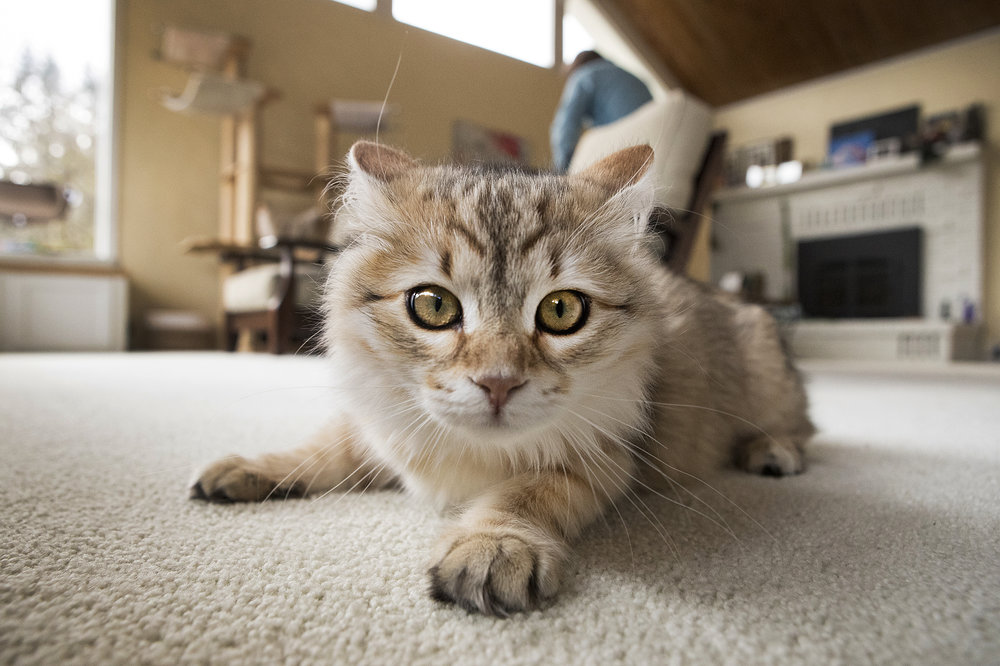
#> input picture 18-OpenCV/Photos/cat.jpg, 1000 x 666 px
$ python 5-transformations.py
#> lines starting #> are read from the running program, lines starting #| are printed output that depends on the picture
from cv2 import cv2 as cv
import numpy as np

img=cv.imread('Photos/cat.jpg')
#> img is the input picture: shape (666, 1000, 3); mean B, G, R 124.8, 139.9, 151.1
cv.imshow('Cat',img)

# Translation
def translate(img,x,y):
#> called with x = 100, y = -100
    transMat=np.float32([[1,0,x],[0,1,y]])
    dimensions=(img.shape[1],img.shape[0])
#> dimensions = (1000, 666)
    return cv.warpAffine(img,transMat,dimensions)
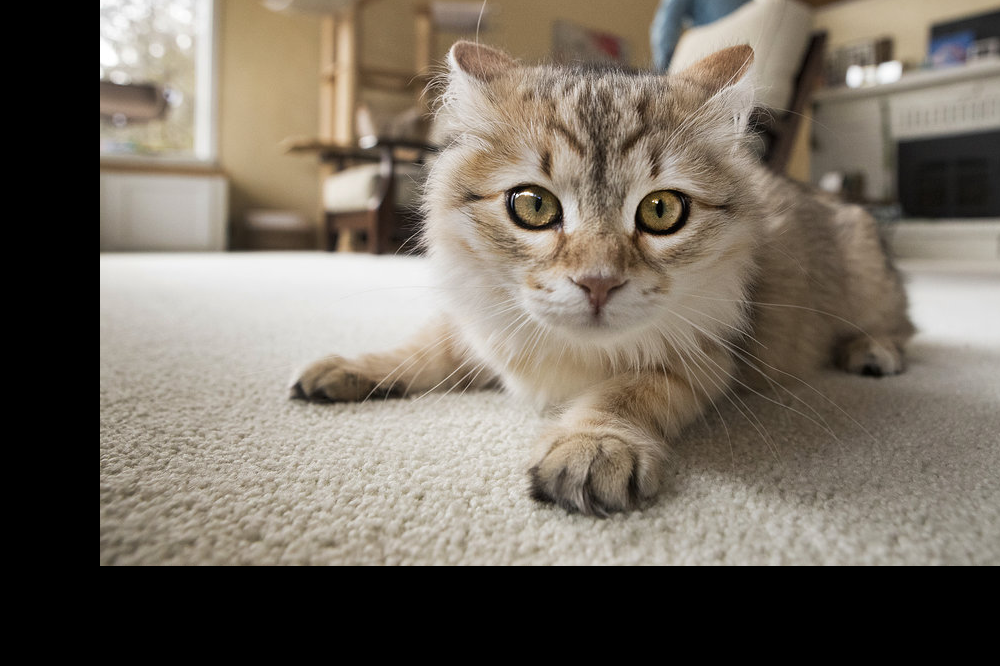
#> returned value: shape (666, 1000, 3); mean of channels 0, 1, 2 97.1, 108.5, 117.1; drawn as B, G, R

# -x --> left
# -y --> Up
# x --> Right
# y --> Down

translated=translate(img,100,-100)
cv.imshow('Translated',translated)

# Rotation
def rotate(img,angle,rotPoint=None):
#> called with angle = 45
    (height,width)=img.shape[:2]
#> height = 666; width = 1000

    if rotPoint is None:
        rotPoint=(width//2,height//2)
#> rotPoint = (500, 333)

    rotMat=cv.getRotationMatrix2D(rotPoint,angle,1.0)
    dimensions=(width,height)
#> dimensions = (1000, 666)

    return cv.warpAffine(img,rotMat,dimensions)
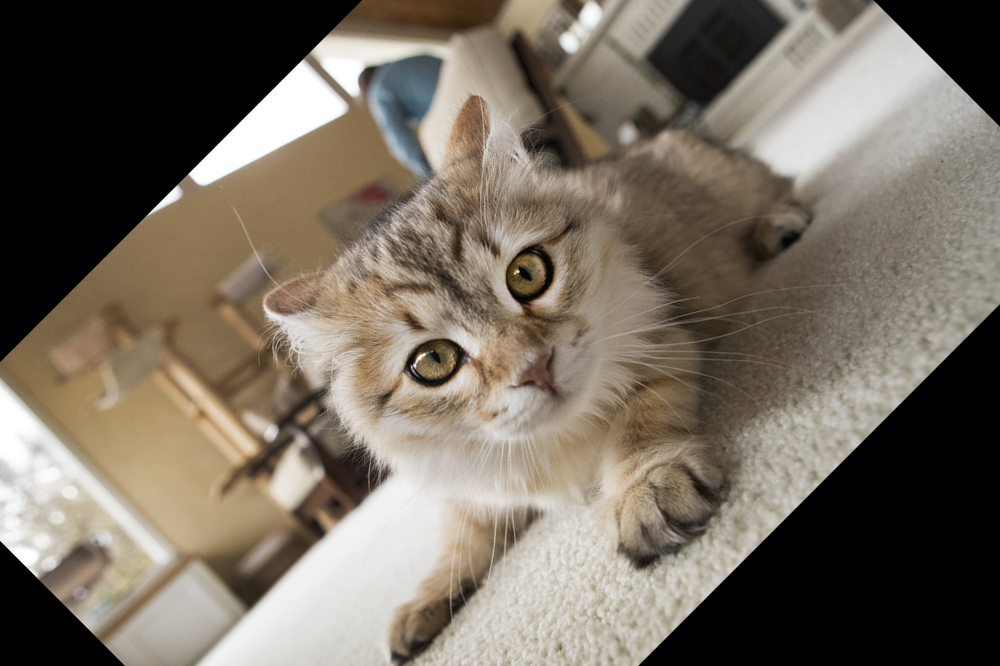
#> returned value: shape (666, 1000, 3); mean of channels 0, 1, 2 96.9, 109, 118.3; drawn as B, G, R

rotated=rotate(img,45)
cv.imshow('Rotated',rotated)

# Flipping
xflip=cv.flip(img,1)
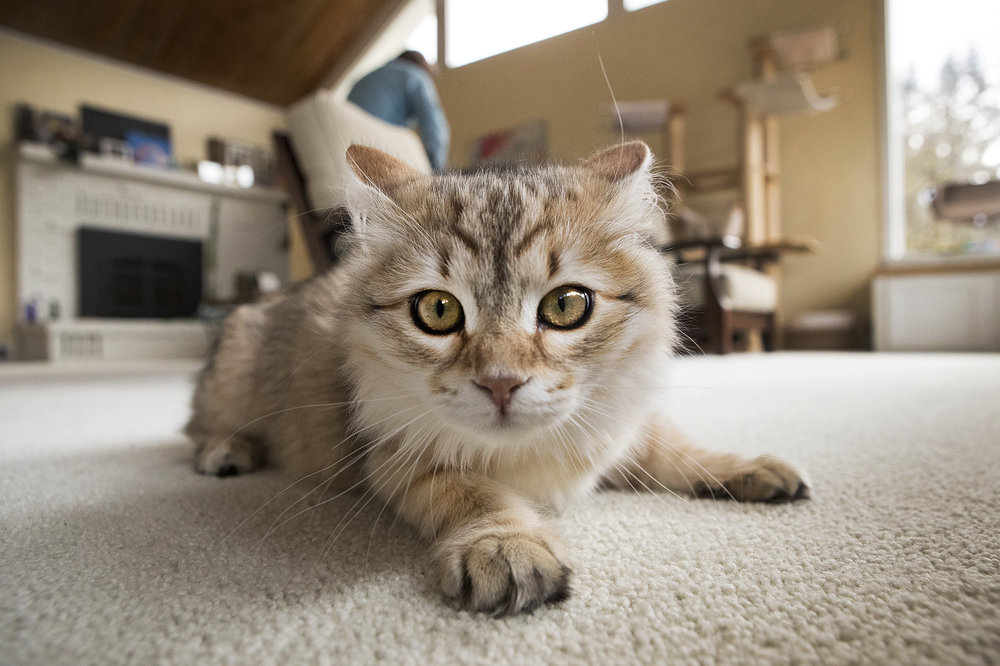
#> xflip: shape (666, 1000, 3); mean B, G, R 124.8, 139.9, 151.1
cv.imshow('X-Flip',xflip)

yflip=cv.flip(img,0)
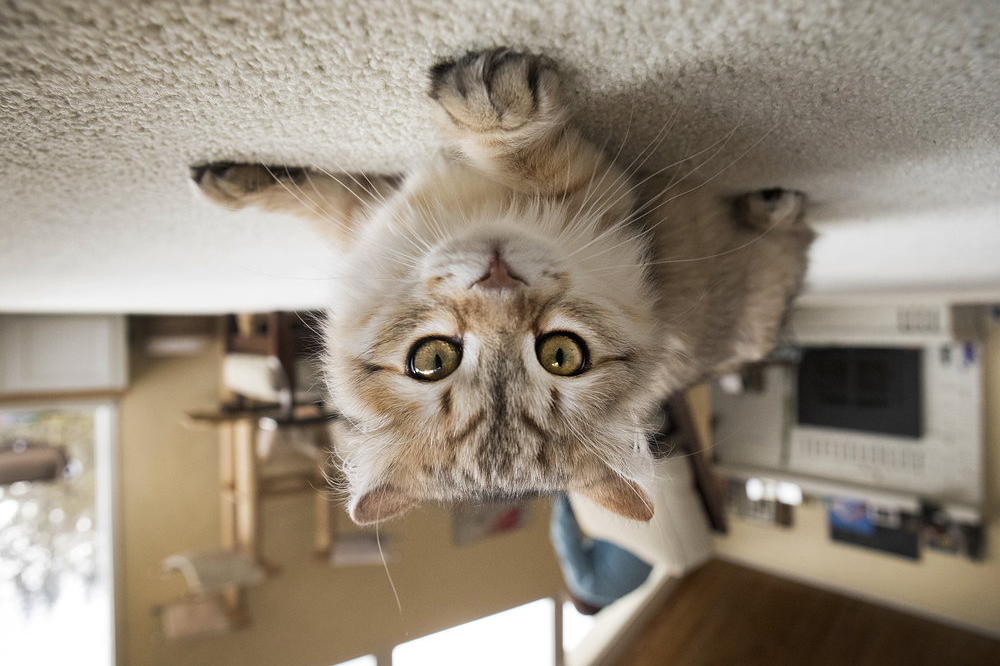
#> yflip: shape (666, 1000, 3); mean B, G, R 124.8, 139.9, 151.1
cv.imshow('Y-Flip',yflip)

xyflip=cv.flip(img,-1)
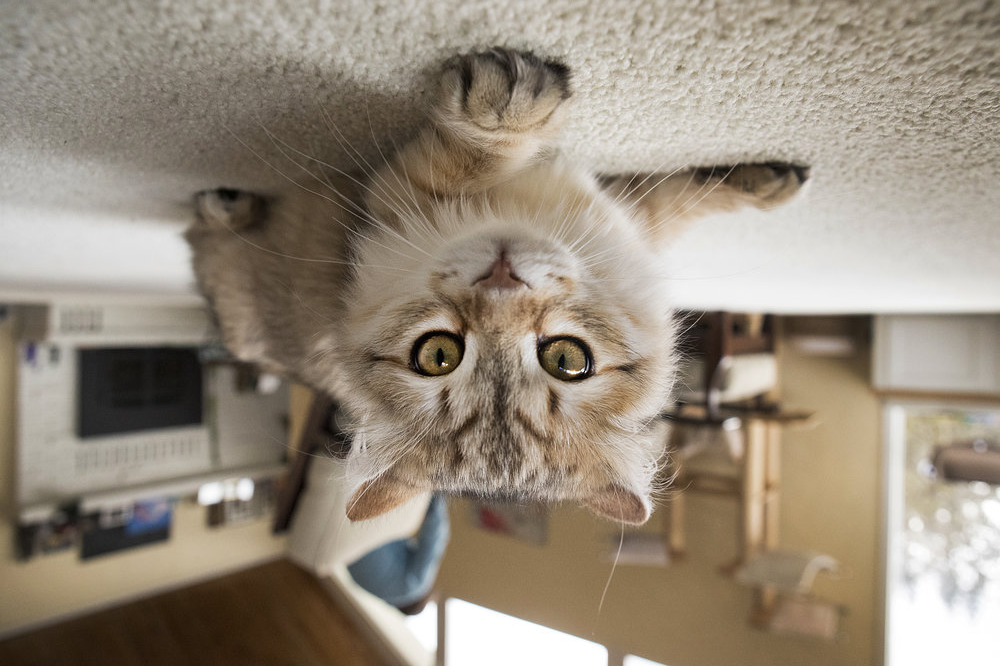
#> xyflip: shape (666, 1000, 3); mean B, G, R 124.8, 139.9, 151.1
cv.imshow('XY-Flip',xyflip)


cv.waitKey(0)

$ run again, with 18-OpenCV/Photos/group.jpg copied over 18-OpenCV/Photos/cat.jpg
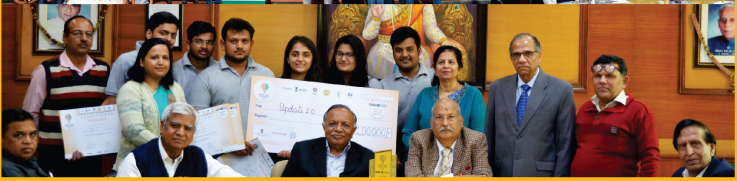
#> input picture 18-OpenCV/Photos/group.jpg, 737 x 181 px
#> img is the input picture: shape (181, 737, 3); mean B, G, R 81.7, 103.4, 130
#> `yflip=cv.flip(img,0)`:
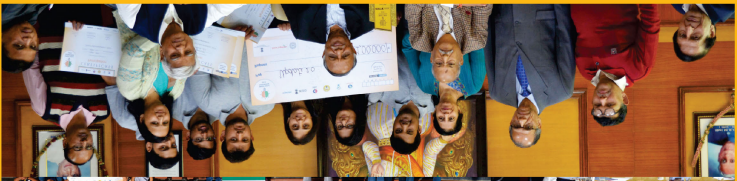
#> yflip: shape (181, 737, 3); mean B, G, R 81.7, 103.4, 130
#> `xyflip=cv.flip(img,-1)`:
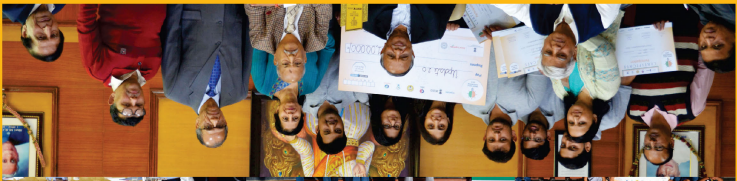
#> xyflip: shape (181, 737, 3); mean B, G, R 81.7, 103.4, 130
